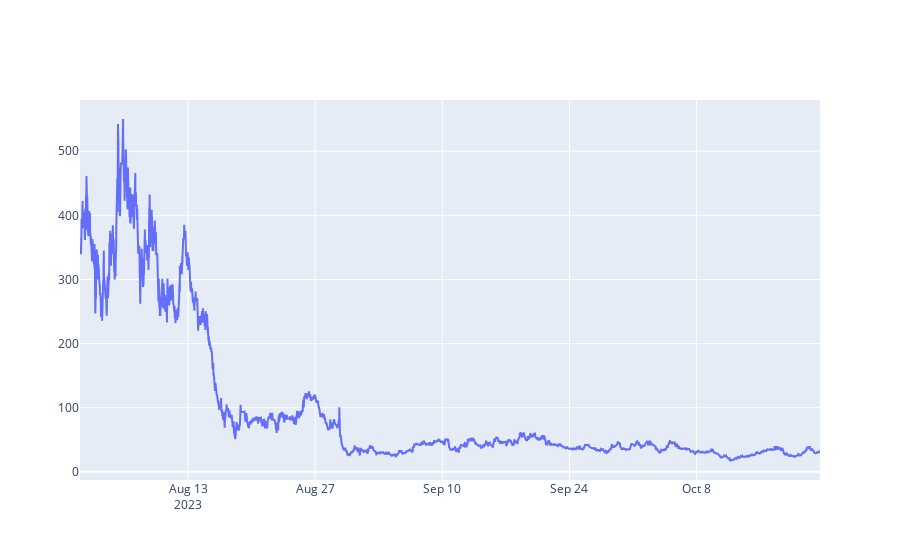

Notebook code cell kept with this figure:
### Code cell
import plotly.graph_objects as go

fig = go.Figure(data=[go.Scatter(x=stat['_equity_curve'].index, y=stat['_equity_curve']['Equity'])])
fig.show()

### Figure 1 — Plotly figure (JSON) as saved in the notebook; plotly's stock layout.template omitted (floating-point values rounded to 4 significant figures; data arrays with more than 128 entries replaced by an {"elided": "..."} marker saying what was removed)
{"data": [{"type": "scatter", "x": {"elided": "23473 str values"}, "y": {"elided": "23473 float values"}}], "layout": {}}
